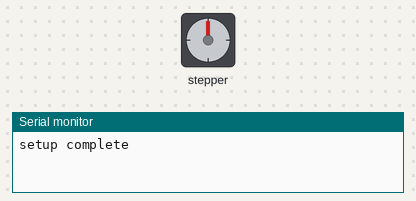
Simulated run of this program. Board: ESP8266 (NodeMCU). Parts: stepper motor, the last lines printed to the serial monitor. Stepper angles assume 2048 steps per turn.

Above: at 0.35 s.
At 5.36 s:
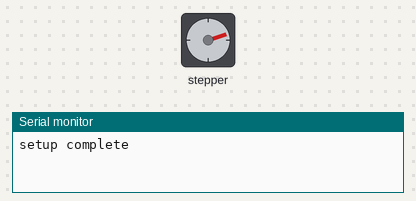
At 11.83 s:
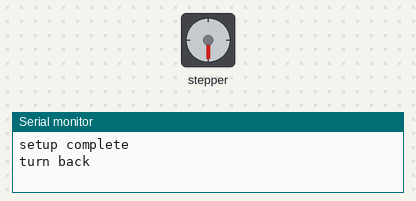
At 27.9 s:
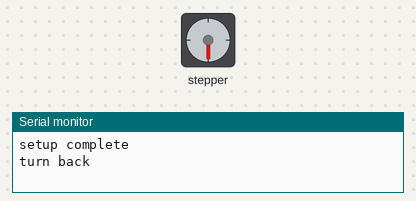
Timing chart, 0 to 40.0 s (numbered marks = the images above):
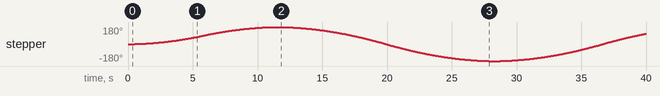

Measured:
- by itself, stepper: turns 180° clockwise in 11.0 s, then 360° counter-clockwise in 16.2 s, then 289° clockwise in 11.2 s

The program:

main.cpp
```cpp
#include <Arduino.h>
#include <AccelStepper.h>

AccelStepper myStepper(AccelStepper::FULL4WIRE, D1, D5, D2, D6);

void setup() {
  Serial.begin(115200);

  pinMode(D1, OUTPUT);
  pinMode(D2, OUTPUT);
  pinMode(D5, OUTPUT);
  pinMode(D6, OUTPUT);

  myStepper.setMaxSpeed(512);
  myStepper.setAcceleration(32);
  myStepper.setSpeed(256);
  myStepper.moveTo(1024);

  Serial.println("setup complete");
}

void loop() {
  // Change direction once the motor reaches target position
  if (myStepper.distanceToGo() == 0) {
    myStepper.moveTo(-myStepper.currentPosition());
    Serial.println("turn back");
  }

  // Move the motor one step
  myStepper.run();
}
```
